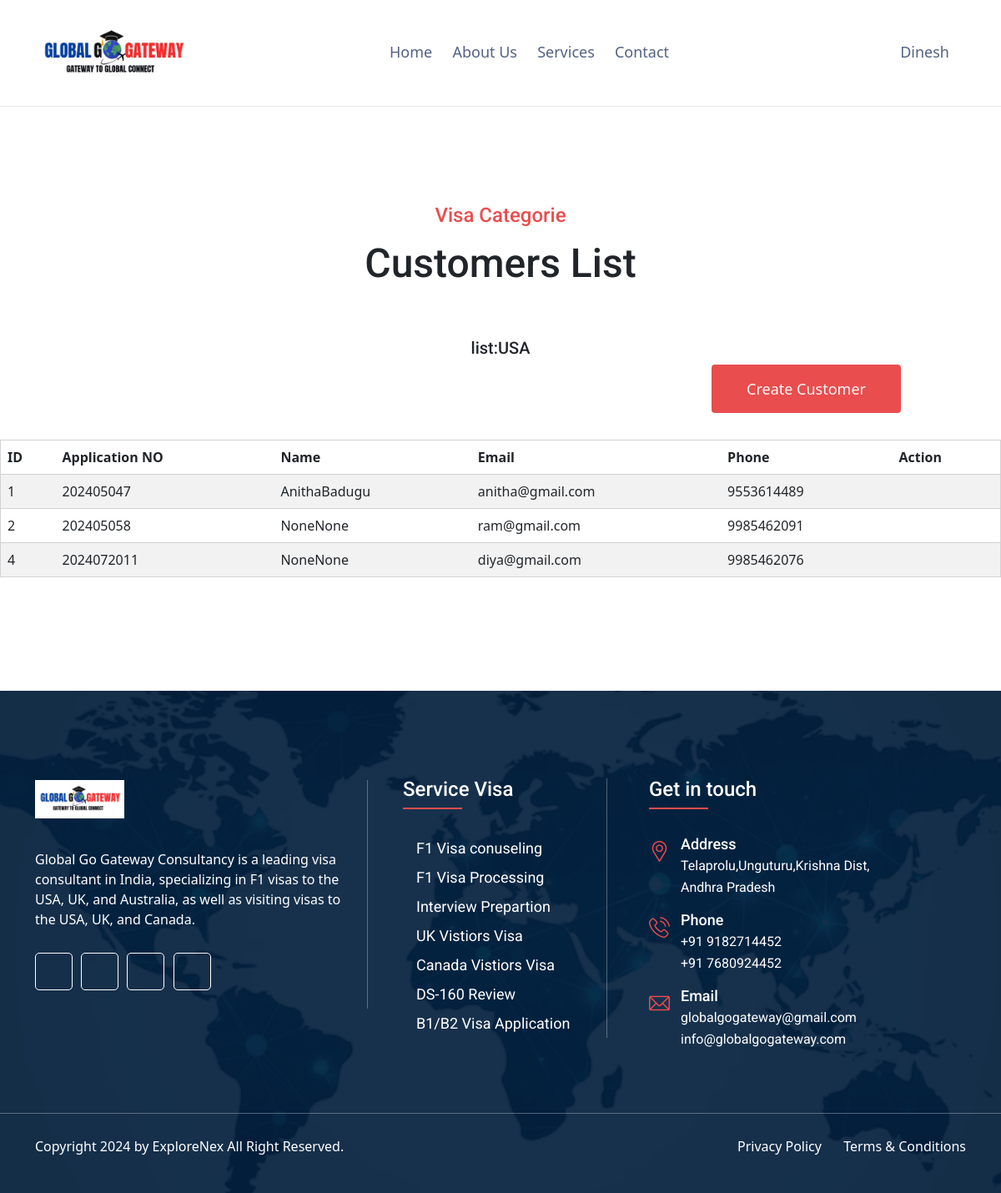
Screenshot of /visa_application_list/USA/visit/ (signed in) with the database file from the repository.
### app/models.py (models this page shows, shortened)
class Users(AbstractBaseUser, PermissionsMixin):
    email = models.EmailField(unique=True)
    username = models.CharField(max_length=100, unique=True)
    phone = models.CharField(max_length=20, unique=True)
    first_name = models.CharField(max_length=100, blank=True, null=True)
    last_name = models.CharField(max_length=100, blank=True, null=True)
    date_of_birth = models.DateField(blank=True, null=True)
    profile_image = models.ImageField(upload_to='profile_images/', blank=True, null=True)
    referal_code  = models.CharField(max_length=100,blank=True, null=True)
    pincode = models.IntegerField(blank=True, null=True)
    address = models.TextField(blank=True, null=True)
    videos_show = models.BooleanField(default=True)
    created_at = models.DateTimeField(auto_now_add=True)
    updated_at = models.DateTimeField(auto_now=True)
    VISIBLE = True
    HIDDEN = False
    VISIBILITY_CHOICES = [
        (VISIBLE, 'Visible'),
        (HIDDEN, 'Hidden'),
    ]
    videos_show = models.BooleanField(choices=VISIBILITY_CHOICES, default=VISIBLE)
    is_active = models.BooleanField(default=True)
    is_staff = models.BooleanField(default=False)
    USERNAME_FIELD = 'email'
    REQUIRED_FIELDS = ['username', 'phone']
    objects = UserManager()
    otp = models.IntegerField(blank=True, null=True)
    role = models.CharField(choices=user_roles,max_length=100,null=True,blank=True,default='admin')

class VisaApplication(models.Model):
    applicationNo = models.IntegerField()
    phone_number_two = models.CharField(max_length=13, blank=True, null=True)
    upload_passport_front = models.ImageField(upload_to='visaapplication/', blank=True, null=True)
    upload_passport_back = models.ImageField(upload_to='visaapplication/', blank=True, null=True)
    aadhar_front = models.ImageField(upload_to='visaapplication/', blank=True, null=True)
    aadhar_back = models.ImageField(upload_to='visaapplication/', blank=True, null=True)
    country = models.CharField(max_length=13, blank=True, null=True, default='')
    visa_type = models.CharField(max_length=13, blank=True, null=True, default='')
    phone_number_two = models.CharField(max_length=13, blank=True, null=True)
    user = models.ForeignKey('Users', models.DO_NOTHING, null=False,blank=False,db_column='user_visa_application_id')
    class Meta:
        managed = True
        db_table = 'visa_application'

### app/views.py (the view)
# urls.py: path('visa_application_list/<str:countery_name>/<str:visatype>/',visa_application_list, name="visa_application_list"),
@login_required
def visa_application_list(request,countery_name,visatype):
    context = {}
    try:
        context['countryvisa'] = {'country_name': countery_name, 'visa_type': visatype}
        context['application'] = VisaApplication.objects.filter(user__referal_code = request.user.referal_code,country=countery_name,visa_type=visatype).values(
            'id','applicationNo','user__first_name','user__last_name','user__email','user__phone','user__id'
        )
        return render(request, 'uifiles/application_list.html',context)
    except template.TemplateDoesNotExist:
        html_template = loader.get_template('uifiles/page-404.html')
        return HttpResponse(html_template.render(context, request))
    except:
        html_template = loader.get_template('uifiles/page-500.html')
        return HttpResponse(html_template.render(context, request))

### templates/uifiles/application_list.html
{% extends 'uifiles/base.html' %}
{% load static %}
{% block content %}
<section class="contactSection02 login-section1">
    <div class="col-lg-12 text-center">
        <div>
            <h5 class="subTitle">Visa Categorie</h5>
            <h2 class="secTitle">Customers List</h2>
            <h5>list:{{ countryvisa.country_name }}</h5>
        </div>
        <div class="m-auto d-flex justify-content-end" style="width:80%">
            <button type="button"  class="immiPressBtn">
                <a class="immiPressBtn1 text-light" href="/signup/{{ countryvisa.country_name }}/{{ countryvisa.visa_type }}/"><span>create customer</span></a>
            </button>
        </div>
    </div>
    <div class="container-fluid mt-2">
        <div class="row">
            <div class="col-lg-12 col-md-12 d-flex justify-content-center">
               <div>
                <table id="visa-applications-table" class="table table-striped mt-4" style="width:1200px">
                    <thead>
                        <tr>
                            <th>ID</th>
                            <th>Application NO</th>
                            <th>Name</th>
                            <th>Email</th>
                            <th>Phone</th>
                            <th>Action</th>
                        </tr>
                    </thead>
                    <tbody>
                        {% for item in  application %}
                        <tr>
                            <td>{{item.id}}</td>
                            <td>{{item.applicationNo}}</td>
                            <td>{{item.user__first_name}}{{item.user__last_name}}</td>
                            <td>{{item.user__email}}</td>
                            <td>{{item.user__phone}}</td>
                            <td class="text-center"><a href="/visa_application/{{item.user__id}}/"> <i class="fa-solid fa-pencil"></i></a></td>
                        </tr>
                        {% endfor %}
                    </tbody>
                </table>
               </div>
            </div>
        </div>
    </div>
</section>
{% endblock %}

### templates/uifiles/base.html (shortened to what this page needs)
{% load static %}
<!DOCTYPE html>
<html class="no-js" lang="en">
    <head>
        <link rel="stylesheet" href="{% static 'assets/css/bootstrap.css' %}">
        <link rel="stylesheet" href="{% static 'assets/css/animate.css' %}">
        <link rel="stylesheet" href="{% static 'assets/css/fontawesome-all.css' %}">
        <link rel="stylesheet" href="{% static 'assets/css/flaticon.css' %}">
        <link rel="stylesheet" href="{% static 'assets/css/owl.theme.default.min.css' %}">
        <link rel="stylesheet" href="{% static 'assets/css/owl.carousel.min.css' %}">
        <link rel="stylesheet" href="{% static 'assets/css/lightcase.css' %}">
        <link rel="stylesheet" href="{% static 'assets/css/nice-select.css' %}">
        <link rel="stylesheet" href="{% static 'assets/css/main.css' %}">
        <link rel="stylesheet" href="{% static 'assets/css/stepform.css' %}">
        <link rel="stylesheet" href="{% static 'assets/css/model.css' %}">
        <link rel="stylesheet" type="text/css" href="https://cdn.datatables.net/2.0.3/css/dataTables.bootstrap5.css">
        <link rel="stylesheet" type="text/css" href="https://cdnjs.cloudflare.com/ajax/libs/twitter-bootstrap/5.3.0/css/bootstrap.min.css">
        <link rel="stylesheet" type="text/css" href="https://cdn.datatables.net/buttons/2.2.2/css/buttons.dataTables.min.css">
    </head>
    <body>
        <header class="header03 isSticky">
            <div class="container">
                <div class="row">
                    <div class="col-lg-12">
                        <div class="header01Inner">
                            <div class="logo01" >
                                <a href="/">
                                    <img src="{% static 'assets/images/bg/logo.gif' %}" style="height: 80px;" alt="ImmiPress"/>
                                </a>
                            </div>
                            <div>
                                <nav class="mainMenu">
                                    <ul class="sub-menu">
                                        <li><a href="/">Home</a></li>
                                        <li><a href="/about/">About Us</a></li>
                                        <li><a href="/services/">Services</a></li>
                                        <li><a href="/contactus/">Contact</a></li>
                                    </ul>
                                </nav>
                            </div>
                            <div>
                                <nav class="mainMenu">
                                    <ul class="sub-menu">
                                        <li class="">
                                            {% if request.user.is_authenticated %}
                                            <a href=""><i class="fas fa-brands fa-user"></i>&nbsp;{{ request.user.username }}</a>
                                            {% else %}
                                            <a href="/login/" style="font-weight: 400; font-size: medium;"><i class="fas fa-brands fa-user">&nbsp;Login</i></a>
                                            {% endif %}
                                        </li>
                                    </ul>
                                </nav>
                            </div>
                        </div>
                    </div>
                </div>
            </div>
        </header>
        {% block content %}
        {% endblock %}
        <footer class="footer_02"  style="background-image:url(../../static/assets/images/bg/login-bg.png);">
            <div class="container">
                <div class="row">
                    <div class="col-lg-4 col-md-5">
                        <aside class="aboutWidget">
                            <a href="index.html"><img src="{% static 'assets/images/bg/logo.gif' %}" alt="ImmiPress"/></a>
                           <p>Global Go Gateway Consultancy is a leading visa consultant in India, specializing in F1 visas to the USA, UK, and Australia, as well as visiting visas to the USA, UK, and Canada.</p>
                            <div class="abSocial">
                                <a href="javascript:void(0);"><i class="fa-brands fa-facebook-f"></i></a>
                                <a href="javascript:void(0);"><i class="fa-brands fa-twitter"></i></a>
                                <a href="javascript:void(0);"><i class="fa-brands fa-instagram"></i></a>
                                <a href="javascript:void(0);"><i class="fa-brands fa-dribbble"></i></a>
                            </div>
                        </aside>
                    </div>
                    <div class="col-lg-4 col-md-7">
                        <aside class="widget serviceMenu">
                            <h3 class="widgetTitle">Service Visa</h3>
                            <ul class="menu">
                                <li><a href="/services/">F1 Visa conuseling</a></li>
                                <li><a href="/services/">F1 Visa Processing</a></li>
                                <li><a href="/services/">Interview Prepartion</a></li>
                                <li><a href="/services/">UK Vistiors Visa</a></li>
                                <li><a href="/services/">Canada Vistiors Visa</a></li>
                                <li><a href="/services/">DS-160 Review</a></li>
                                <li><a href="/services/">B1/B2 Visa Application </a></li>
                            </ul>
                        </aside>
                    </div>
                    <div class="col-lg-4 col-md-6">
                        <aside class="contactWidget">
                            <h3 class="widgetTitle">Get in touch</h3>
                            <div class="iconBox01">
                                <div class="ibBox"><i class="flaticon-placeholder"></i></div>
                                <h3 class="ibTitle">Address</h3>
                                <p>Telaprolu,Unguturu,Krishna Dist,<br>Andhra Pradesh</p>
                            </div>
                            <div class="iconBox01">
                                <div class="ibBox"><i class="flaticon-phone-call"></i></div>
                                <h3 class="ibTitle">Phone</h3>
                                <p>+91 9182714452 <br> +91 7680924452</p>
                            </div>
                            <div class="iconBox01">
                                <div class="ibBox"><i class="flaticon-email-1"></i></div>
                                <h3 class="ibTitle">Email</h3>
                                <p>globalgogateway@gmail.com</p>
                                <p>info@globalgogateway.com</p>
                            </div>
                        </aside>
                    </div>
                </div>
            </div>
            <div class="container-fluid">
                <div class="row">
                    <div class="col-lg-12"><div class="brhr"></div></div>
                </div>
            </div>
            <div class="container">
                <div class="row">
                    <div class="col-md-6">
                        <p class="copyright">Copyright 2024 by ExploreNex All Right Reserved.</p>
                    </div>
                    <div class="col-md-6">
                        <div class="crMenu">
                            <ul class="menu">
                                <li><a href="javascript:void(0);">Privacy Policy</a></li>
                                <li><a href="javascript:void(0);">Terms & Conditions</a></li>
                            </ul>
                        </div>
                    </div>
                </div>
            </div>
        </footer>
    </body>
</html>

### static/assets/css/stepform.css (style rules this page uses)
h2 { margin: 0; }
.text-center { text-align: center; }

### rows the page displays
Users: user.username "Dinesh"
VisaApplication: id "1", applicationNo "202405047", user__first_name "Anitha", user__last_name "Badugu", user__email "anitha@gmail.com", user__phone "9553614489"
VisaApplication: id "2", applicationNo "202405058", user__first_name "None", user__last_name "None", user__email "ram@gmail.com", user__phone "9985462091"
VisaApplication: id "4", applicationNo "2024072011", user__first_name "None", user__last_name "None", user__email "diya@gmail.com", user__phone "9985462076"

### other values shown
{{ countryvisa.country_name }} "USA"
